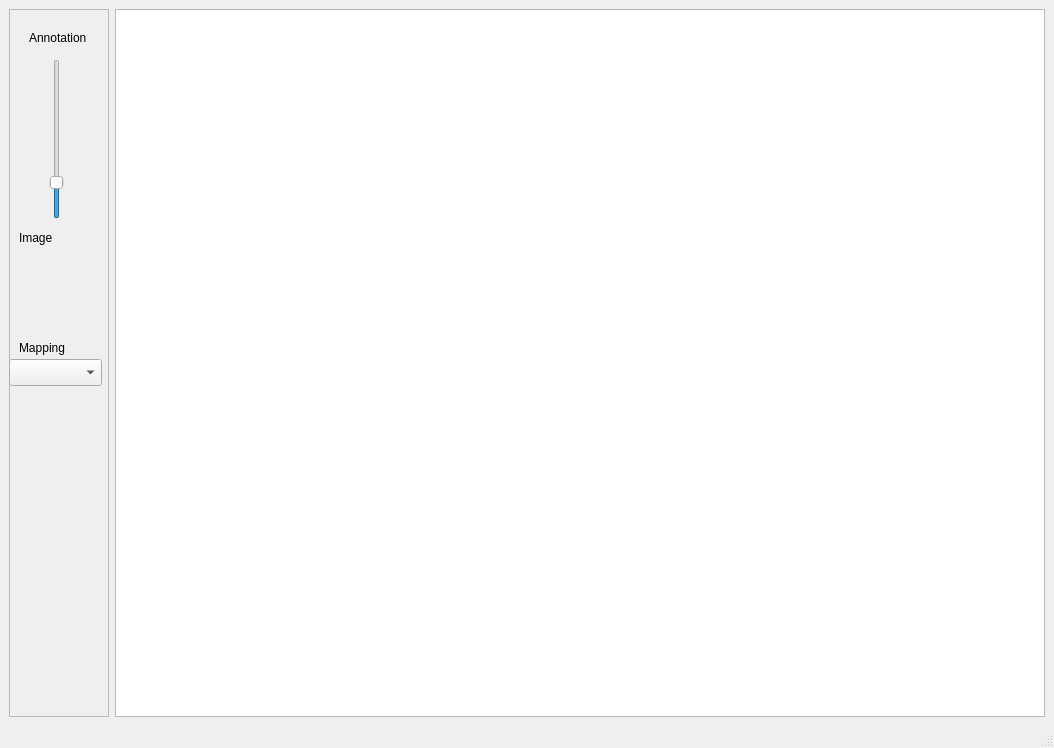
<?xml version="1.0" encoding="UTF-8"?>
<ui version="4.0">
 <class>TopView</class>
 <widget class="QMainWindow" name="TopView">
  <property name="geometry">
   <rect>
    <x>0</x>
    <y>0</y>
    <width>1054</width>
    <height>748</height>
   </rect>
  </property>
  <property name="windowTitle">
   <string>MainWindow</string>
  </property>
  <widget class="QWidget" name="centralwidget">
   <layout class="QGridLayout" name="gridLayout">
    <item row="0" column="1">
     <widget class="PlotWidget" name="plotItem_topview"/>
    </item>
    <item row="0" column="0">
     <widget class="QFrame" name="frame">
      <property name="minimumSize">
       <size>
        <width>100</width>
        <height>0</height>
       </size>
      </property>
      <property name="frameShape">
       <enum>QFrame::StyledPanel</enum>
      </property>
      <property name="frameShadow">
       <enum>QFrame::Raised</enum>
      </property>
      <widget class="QLabel" name="label_slider_annotation">
       <property name="geometry">
        <rect>
         <x>20</x>
         <y>20</y>
         <width>67</width>
         <height>17</height>
        </rect>
       </property>
       <property name="text">
        <string>Annotation</string>
       </property>
      </widget>
      <widget class="QSlider" name="slider_alpha">
       <property name="geometry">
        <rect>
         <x>40</x>
         <y>50</y>
         <width>16</width>
         <height>160</height>
        </rect>
       </property>
       <property name="value">
        <number>20</number>
       </property>
       <property name="orientation">
        <enum>Qt::Vertical</enum>
       </property>
      </widget>
      <widget class="QLabel" name="label_slider_image">
       <property name="geometry">
        <rect>
         <x>10</x>
         <y>220</y>
         <width>67</width>
         <height>17</height>
        </rect>
       </property>
       <property name="text">
        <string>Image</string>
       </property>
      </widget>
      <widget class="QComboBox" name="comboBox_mappings">
       <property name="geometry">
        <rect>
         <x>0</x>
         <y>350</y>
         <width>93</width>
         <height>27</height>
        </rect>
       </property>
      </widget>
      <widget class="QLabel" name="label_cb_mappings">
       <property name="geometry">
        <rect>
         <x>10</x>
         <y>330</y>
         <width>67</width>
         <height>17</height>
        </rect>
       </property>
       <property name="text">
        <string>Mapping</string>
       </property>
      </widget>
     </widget>
    </item>
   </layout>
  </widget>
  <widget class="QMenuBar" name="menubar">
   <property name="geometry">
    <rect>
     <x>0</x>
     <y>0</y>
     <width>1054</width>
     <height>21</height>
    </rect>
   </property>
  </widget>
  <widget class="QStatusBar" name="statusbar"/>
 </widget>
 <customwidgets>
  <customwidget>
   <class>PlotWidget</class>
   <extends>QGraphicsView</extends>
   <header>pyqtgraph</header>
  </customwidget>
 </customwidgets>
 <resources/>
 <connections/>
</ui>
